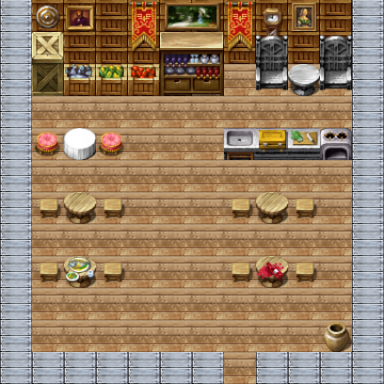

Rendered tile map (Tiled .tmx) drawn with the repository's tilesets; below, a short description and the map source with its tile grids summarised:
An orthogonal 12x12 tile map with 32x32 px tiles, 3 tile layers (Background, Foreground1, Foreground2), 6 tilesets and 37 objects (3x roza, 3x klient, 2x kucharz, quit, main).

<map version="1.0" orientation="orthogonal" renderorder="right-down" width="12" height="12" tilewidth="32" tileheight="32">
 <properties>
  <property name="daylight" value="false" />
  <property name="level" value="karczma" />
  <property name="music" value="galicja.ogg" />
  <property name="parent" value="galicja" />
 </properties>
 <tileset firstgid="1" name="TilesetB" tilewidth="32" tileheight="32">
  <image source="../tilesets/TileB.png" width="512" height="512" />
 </tileset>
 <tileset firstgid="257" name="TilesetC" tilewidth="32" tileheight="32">
  <image source="../tilesets/TileC.png" width="512" height="512" />
 </tileset>
 <tileset firstgid="513" name="TilesetD" tilewidth="32" tileheight="32">
  <image source="../tilesets/TileD.png" width="512" height="512" />
 </tileset>
 <tileset firstgid="769" name="TilesetE" tilewidth="32" tileheight="32">
  <image source="../tilesets/TileE.png" width="512" height="512" />
 </tileset>
 <tileset firstgid="1025" name="MC1" tilewidth="32" tileheight="32">
  <image source="../tilesets/minecraft.png" width="512" height="512" />
 </tileset>
 <tileset firstgid="1281" name="TilesetB" tilewidth="32" tileheight="32">
  <image source="../tilesets/TilesetB.png" width="512" height="512" />
 </tileset>
 <layer name="Background" width="12" height="12">
  <data>[144 cells, 144 non-empty, 3 distinct tile ids]</data>
 </layer>
 <layer name="Foreground1" width="12" height="12">
  <data>[144 cells, 31 non-empty, 20 distinct tile ids]</data>
 </layer>
 <layer name="Foreground2" width="12" height="12">
  <data>[144 cells, 18 non-empty, 14 distinct tile ids]</data>
 </layer>
 <objectgroup name="Trigger">
  <object name="quit" x="224" y="368" width="32" height="16" />
 </objectgroup>
 <objectgroup name="Collision">
  <properties>
   <property name="name" value="Domek1" />
  </properties>
  <object x="224" y="128" width="128" height="32" />
  <object x="232" y="200" width="16" height="16" />
  <object x="256" y="192" width="32" height="32" />
  <object x="296" y="200" width="16" height="16" />
  <object x="296" y="264" width="16" height="16" />
  <object x="256" y="256" width="32" height="32" />
  <object x="232" y="264" width="16" height="16" />
  <object x="104" y="264" width="16" height="16" />
  <object x="64" y="256" width="32" height="32" />
  <object x="40" y="264" width="16" height="16" />
  <object x="104" y="200" width="16" height="16" />
  <object x="64" y="192" width="32" height="32" />
  <object x="40" y="200" width="16" height="16" />
  <object x="64" y="128" width="32" height="32" />
  <object x="32" y="128" width="24" height="24" />
  <object x="96" y="128" width="24" height="24" />
  <object x="32" y="32" width="192" height="64" />
  <object x="0" y="0" width="32" height="384" />
  <object x="32" y="352" width="192" height="32" />
  <object x="256" y="352" width="128" height="32" />
  <object x="320" y="320" width="64" height="32" />
  <object x="352" y="0" width="32" height="320" />
  <object x="32" y="0" width="320" height="32" />
  <object x="224" y="32" width="128" height="32" />
  <object x="256" y="64" width="96" height="32" />
 </objectgroup>
 <objectgroup name="Portal">
  <object name="main" x="224" y="368" width="32" height="8" />
 </objectgroup>
 <objectgroup name="Light">
  <object x="200" y="16" width="16" height="24">
   <properties>
    <property name="color" value="orange" />
    <property name="scale" value="3.0" />
   </properties>
  </object>
 </objectgroup>
 <objectgroup name="Animation">
  <object x="192" y="8" width="32" height="32">
   <properties>
    <property name="file" value="torch.ani" />
   </properties>
  </object>
 </objectgroup>
 <objectgroup name="Npc">
  <object name="roza" x="64" y="240" width="32" height="8">
   <properties>
    <property name="file" value="roza.npc" />
   </properties>
  </object>
  <object name="klient" x="256" y="176" width="32" height="8">
   <properties>
    <property name="file" value="klient.npc" />
   </properties>
  </object>
  <object name="kucharz" x="280" y="112" width="40" height="8">
   <properties>
    <property name="file" value="kucharz.npc" />
   </properties>
  </object>
 </objectgroup>
 <objectgroup name="NpcPaths">
  <object name="kucharz" x="224" y="96" width="128" height="32" />
  <object name="roza" x="32" y="96" width="192" height="256" />
  <object name="roza" x="224" y="160" width="128" height="192" />
  <object name="klient" x="32" y="96" width="192" height="256" />
  <object name="klient" x="224" y="160" width="128" height="192" />
 </objectgroup>
</map>
